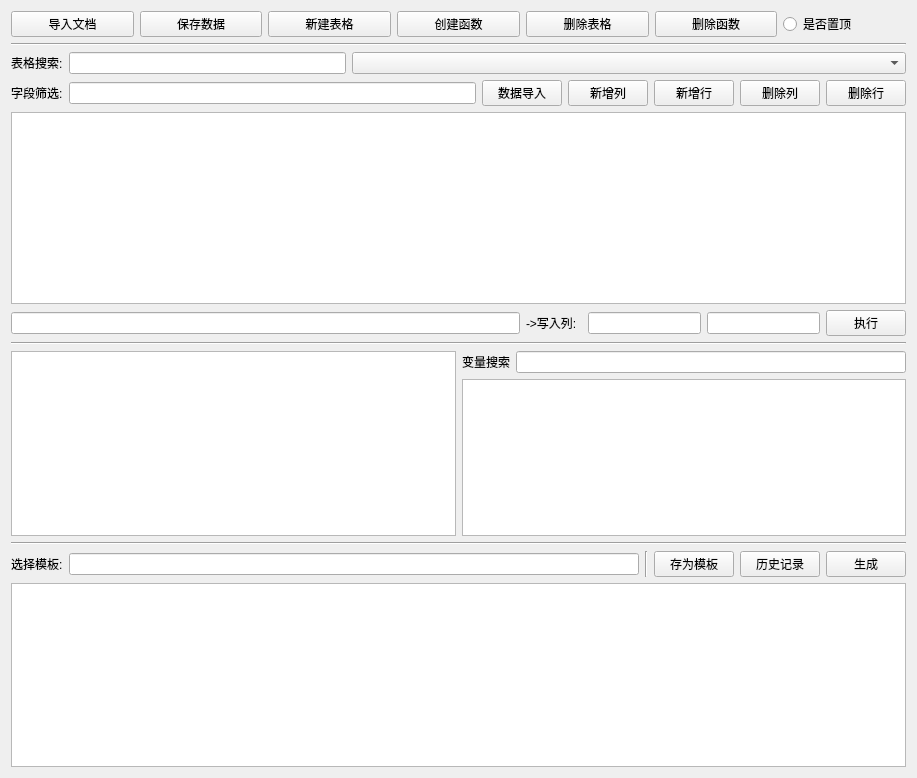
<?xml version="1.0" encoding="UTF-8"?>
<ui version="4.0">
 <class>TBSQL_UI</class>
 <widget class="QWidget" name="TBSQL_UI">
  <property name="geometry">
   <rect>
    <x>0</x>
    <y>0</y>
    <width>917</width>
    <height>778</height>
   </rect>
  </property>
  <property name="windowTitle">
   <string>Form</string>
  </property>
  <layout class="QVBoxLayout" name="verticalLayout_5">
   <item>
    <layout class="QVBoxLayout" name="verticalLayout_3" stretch="1,0,0,5,5,5,1,5">
     <item>
      <layout class="QVBoxLayout" name="verticalLayout_2" stretch="1">
       <item>
        <layout class="QHBoxLayout" name="horizontalLayout">
         <item>
          <widget class="QPushButton" name="pb_input_excel">
           <property name="text">
            <string>导入文档</string>
           </property>
          </widget>
         </item>
         <item>
          <widget class="QPushButton" name="pb_save">
           <property name="text">
            <string>保存数据</string>
           </property>
          </widget>
         </item>
         <item>
          <widget class="QPushButton" name="pb_add_tab">
           <property name="text">
            <string>新建表格</string>
           </property>
          </widget>
         </item>
         <item>
          <widget class="QPushButton" name="pb_create_func">
           <property name="text">
            <string>创建函数</string>
           </property>
          </widget>
         </item>
         <item>
          <widget class="QPushButton" name="pb_del_excel">
           <property name="text">
            <string>删除表格</string>
           </property>
          </widget>
         </item>
         <item>
          <widget class="QPushButton" name="pb_del_func">
           <property name="text">
            <string>删除函数</string>
           </property>
          </widget>
         </item>
         <item>
          <widget class="QRadioButton" name="ra_zhiding">
           <property name="text">
            <string>是否置顶</string>
           </property>
          </widget>
         </item>
        </layout>
       </item>
      </layout>
     </item>
     <item>
      <widget class="Line" name="line">
       <property name="orientation">
        <enum>Qt::Orientation::Horizontal</enum>
       </property>
      </widget>
     </item>
     <item>
      <layout class="QVBoxLayout" name="verticalLayout">
       <item>
        <layout class="QHBoxLayout" name="horizontalLayout_7" stretch="1,10,20">
         <item>
          <widget class="QLabel" name="label">
           <property name="text">
            <string>表格搜索:</string>
           </property>
          </widget>
         </item>
         <item>
          <widget class="QLineEdit" name="li_tb_search"/>
         </item>
         <item>
          <widget class="QComboBox" name="com_table"/>
         </item>
        </layout>
       </item>
       <item>
        <layout class="QHBoxLayout" name="horizontalLayout_2">
         <item>
          <widget class="QLabel" name="label_5">
           <property name="text">
            <string>字段筛选:</string>
           </property>
          </widget>
         </item>
         <item>
          <widget class="QLineEdit" name="li_tab1_search"/>
         </item>
         <item>
          <widget class="QPushButton" name="pb_tab1_data_in">
           <property name="text">
            <string>数据导入</string>
           </property>
          </widget>
         </item>
         <item>
          <widget class="QPushButton" name="pb_tab1_add_col">
           <property name="text">
            <string>新增列</string>
           </property>
          </widget>
         </item>
         <item>
          <widget class="QPushButton" name="pb_tab1_add_row">
           <property name="text">
            <string>新增行</string>
           </property>
          </widget>
         </item>
         <item>
          <widget class="QPushButton" name="pb_tab1_del_col">
           <property name="text">
            <string>删除列</string>
           </property>
          </widget>
         </item>
         <item>
          <widget class="QPushButton" name="pb_tab1_del_row">
           <property name="text">
            <string>删除行</string>
           </property>
          </widget>
         </item>
        </layout>
       </item>
       <item>
        <layout class="QHBoxLayout" name="horizontalLayout_3">
         <item>
          <widget class="QTableView" name="tb_data"/>
         </item>
        </layout>
       </item>
       <item>
        <layout class="QHBoxLayout" name="horizontalLayout_8" stretch="9,1,2,2,1">
         <item>
          <widget class="QLineEdit" name="li_com"/>
         </item>
         <item>
          <widget class="QLabel" name="label_6">
           <property name="text">
            <string>-&gt;写入列:</string>
           </property>
          </widget>
         </item>
         <item>
          <widget class="QLineEdit" name="li_tb"/>
         </item>
         <item>
          <widget class="QLineEdit" name="li_col"/>
         </item>
         <item>
          <widget class="QPushButton" name="pb_run_arg">
           <property name="text">
            <string>执行</string>
           </property>
          </widget>
         </item>
        </layout>
       </item>
      </layout>
     </item>
     <item>
      <widget class="Line" name="line_2">
       <property name="orientation">
        <enum>Qt::Orientation::Horizontal</enum>
       </property>
      </widget>
     </item>
     <item>
      <layout class="QHBoxLayout" name="horizontalLayout_5">
       <item>
        <widget class="QTextEdit" name="tx_all_com"/>
       </item>
       <item>
        <layout class="QVBoxLayout" name="verticalLayout_4">
         <item>
          <layout class="QHBoxLayout" name="horizontalLayout_6">
           <item>
            <widget class="QLabel" name="label_4">
             <property name="text">
              <string>变量搜索</string>
             </property>
            </widget>
           </item>
           <item>
            <widget class="QLineEdit" name="li_search_arg"/>
           </item>
          </layout>
         </item>
         <item>
          <widget class="QTableView" name="tb_arg_list"/>
         </item>
        </layout>
       </item>
      </layout>
     </item>
     <item>
      <widget class="Line" name="line_3">
       <property name="orientation">
        <enum>Qt::Orientation::Horizontal</enum>
       </property>
      </widget>
     </item>
     <item>
      <layout class="QHBoxLayout" name="horizontalLayout_4">
       <item>
        <widget class="QLabel" name="label_3">
         <property name="text">
          <string>选择模板:</string>
         </property>
        </widget>
       </item>
       <item>
        <widget class="QLineEdit" name="li_mb_search"/>
       </item>
       <item>
        <widget class="Line" name="line_4">
         <property name="orientation">
          <enum>Qt::Orientation::Vertical</enum>
         </property>
        </widget>
       </item>
       <item>
        <widget class="QPushButton" name="pb_save_mb">
         <property name="text">
          <string>存为模板</string>
         </property>
        </widget>
       </item>
       <item>
        <widget class="QPushButton" name="pb_history">
         <property name="text">
          <string>历史记录</string>
         </property>
        </widget>
       </item>
       <item>
        <widget class="QPushButton" name="pb_run">
         <property name="text">
          <string>生成</string>
         </property>
        </widget>
       </item>
      </layout>
     </item>
     <item>
      <widget class="QTextEdit" name="tx_out"/>
     </item>
    </layout>
   </item>
  </layout>
 </widget>
 <resources/>
 <connections/>
</ui>
